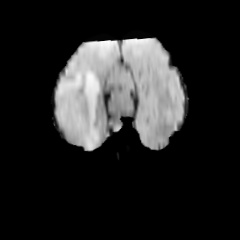
%> input picture Testing/Flair/image-slice055.jpg, 240 x 240 px
$ octave projectCode.m   (GNU Octave 9; MATLAB toolbox functions it lacks are replaced by stand-ins)
%> lines starting %> are read from the running program, lines starting %| are printed output that depends on the picture; in (x1, y1, x2, y2) boxes, pixels count from 0 and x2, y2 are one past the last pixel; in counts of white or black regions, pixels touching at a corner belong together; the program's own positions count from 1
%%
clc;
clear all;
close all;

% Input
[I, path] = uigetfile('*.jpg', 'Select FLAIR image');
%> the answer given: Testing/Flair/image-slice055.jpg
str = strcat(path, I);
s = imread(str);
%> s is the input picture: size 240x240x3 uint8; min 0, max 255, mean 35.9

[I, path] = uigetfile('*.jpg', 'Select T1 image');
%> the answer given: Testing/Flair/image-slice056.jpg
str = strcat(path, I);
s2 = imread(str);
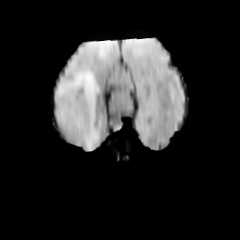
%> input picture Testing/Flair/image-slice056.jpg, 240 x 240 px
%> s2 is the input picture: size 240x240x3 uint8; min 0, max 255, mean 36.1

[I, path] = uigetfile('*.jpg', 'Select T1CE image');
%> the answer given: Testing/Flair/image-slice056.jpg
str = strcat(path, I);
s3 = imread(str);

[I, path] = uigetfile('*.jpg', 'Select T2 image');
%> the answer given: Testing/Flair/image-slice056.jpg
str = strcat(path, I);
s4 = imread(str);

% Filtering
num_iter = 10;
delta_t = 1 / 7;
kappa = 15;
option = 2;
disp('Preprocessing image, please wait...');

inp = imgaussfilt(s, 3); % You can adjust the standard deviation value (2 in this case)
inp = uint8(inp);

inp2 = imgaussfilt(s2, 3);
inp2 = uint8(inp2);

inp3 = imgaussfilt(s3, 3);
inp3 = uint8(inp3);

inp4 = imgaussfilt(s4, 3);
inp4 = uint8(inp4);

inp = imresize(inp, [256, 256]);
%> inp: size 256x256x3 uint8
if size(inp, 3) > 1
    inp = rgb2gray(inp);
%> inp: size 256x256 uint8
end

inp2 = imresize(inp2, [256, 256]);
%> inp2: size 256x256x3 uint8
if size(inp2, 3) > 1
    inp2 = rgb2gray(inp2);
%> inp2: size 256x256 uint8
end

inp3 = imresize(inp3, [256, 256]);
if size(inp3, 3) > 1
    inp3 = rgb2gray(inp3);
end

inp4 = imresize(inp4, [256, 256]);
if size(inp4, 3) > 1
    inp4 = rgb2gray(inp4);
end

figure;
subplot(2, 2, 1);
imshow(inp);
title('Filtered FLAIR Image');

subplot(2, 2, 2);
imshow(inp2);
title('Filtered T1 Image');

subplot(2, 2, 3);
imshow(inp3);
title('Filtered T1CE Image');

subplot(2, 2, 4);
imshow(inp4);
title('Filtered T2 Image');
pause(2);

% Compute the gradient of the filtered images
[gx, gy] = imgradientxy(inp);
gx2 = imgradientxy(inp2);
gy2 = imgradientxy(inp2);
gx3 = imgradientxy(inp3);
gy3 = imgradientxy(inp3);
gx4 = imgradientxy(inp4);
gy4 = imgradientxy(inp4);

% Compute divergence for each image
div_result = compute_divergence(gx, gy);
div_result2 = compute_divergence(gx2, gy2);
%> in compute_divergence (call 2), `div_result = gradient(gx) + gradient(gy);`:
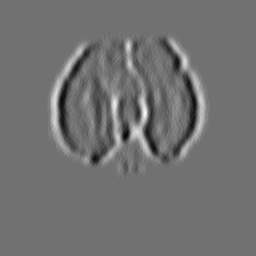
%> div_result: size 256x256 double; min -71, max 88, mean 0; drawn with min black and max white
div_result3 = compute_divergence(gx3, gy3);
div_result4 = compute_divergence(gx4, gy4);

% Update the input images using the computed divergence
inp = double(inp) + delta_t * div_result;
%> inp: size 256x256 double
inp2 = double(inp2) + delta_t * div_result2;
%> inp2: size 256x256 double
inp3 = double(inp3) + delta_t * div_result3;
inp4 = double(inp4) + delta_t * div_result4;


% Display the updated images after divergence update
figure;
subplot(2, 2, 1);
imshow(inp);
title('Filtered FLAIR Image (After Divergence)');

subplot(2, 2, 2);
imshow(inp2);
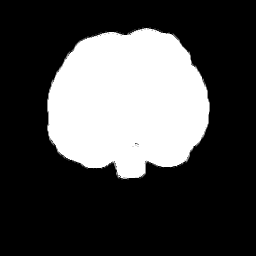
%> displayed picture: size 256x256, on the screen's scale of 0 to 255; min 0, max 255, mean 73.2
title('Filtered T1 Image (After Divergence)');

subplot(2, 2, 3);
imshow(inp3);
title('Filtered T1CE Image (After Divergence)');

subplot(2, 2, 4);
imshow(inp4);
title('Filtered T2 Image (After Divergence)');

%Thresholding
sout = imresize(inp,[256,256]);
t0 = 70;
th = t0 + ((max(inp(:))+ min(inp(:)))./2);
%> th = 188.2
for i=1:1:size(inp,1)
    for j=1:1:size(inp,2)
        if inp(i,j)>th
            sout(i,j)=1;
        else
            sout(i,j)=0;
        end
    end
end
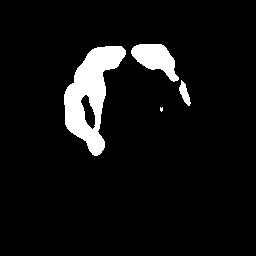
%> sout: size 256x256 double; values 0 (black) and 1 (white), 6.7% white; 4 white regions (1 under 20 px), largest, box (x1, y1, x2, y2) and area: (64, 46, 126, 156) 3235, (131, 44, 179, 82) 992, (179, 80, 191, 106) 153

sout2 = imresize(inp2,[256,256]);
t0=70;
th = t0 + ((max(inp2(:)) + min(inp2(:)))./2);
%> th = 189

for i=1:1:size(inp2,1)
    for j=1:1:size(inp2,2)
        if inp2(i,j)>th
            sout2(i,j)=1;
        else
            sout2(i,j)=0;
        end
    end
end
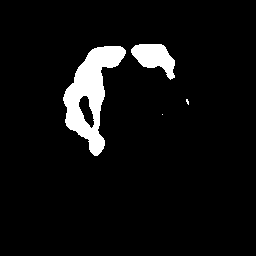
%> sout2: size 256x256 double; values 0 (black) and 1 (white), 6% white; 4 white regions (2 under 20 px), largest, box (x1, y1, x2, y2) and area: (63, 46, 126, 156) 3009, (131, 44, 175, 80) 901

sout3 = imresize(inp3,[256,256]);
t0=70;
th = t0 + ((max(inp3(:)) + min(inp3(:)))./2);

for i=1:1:size(inp3,1)
    for j=1:1:size(inp3,2)
        if inp3(i,j)>th
            sout3(i,j)=1;
         else
            sout3(i,j)=0;
        end
    end
end

sout4 = imresize(inp4,[256,256]);
t0 = 120;
th = t0 + ((max(inp4(:)) + min(inp4(:)))./2);
%> th = 239

for i=1:1:size(inp4,1)
    for j=1:1:size(inp4,2)
        if inp4(i,j)>th
            sout4(i,j)=1;
        else
            sout4(i,j)=0;
        end
    end
end
%> sout4: size 256x256 double; every value is 0

%Morphological Operation
bw = im2bw(sout, 0.7); % Thresholding the image to binary
%> bw: size 256x256 logical; 6.7% white; 4 white regions (1 under 20 px)
label = bwlabel(bw); % Label connected components
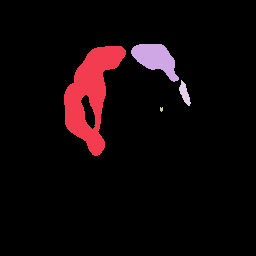
%> label: size 256x256 double; 5 distinct labels, from 0 to 4; one colour per label, 0 black
stats=regionprops(label,'Solidity', 'Area', 'BoundingBox');
%> stats = 4 regions; box (x1, y1, x2, y2), Area and Solidity: (64, 46, 126, 156) 3235 0.716, (131, 44, 179, 82) 992 0.888, (179, 80, 191, 106) 153 0.884, (160, 107, 163, 112) 12 0.923
density = (stats.Solidity);
%> density = 0.716
area = (stats.Area);
%> area = 3235
high_dense_area = density > 0.5;
%> high_dense_area = true
max_area = max(area(high_dense_area));
%> max_area = 3235
tumor_label = find(area==max_area);
%> tumor_label = 1
tumor = ismember(label, tumor_label);
%> tumor: size 256x256 logical; 4.9% white; 1 white region, box (x1, y1, x2, y2) and area: (64, 46, 126, 156) 3235
if max_area>100
    figure;
    imshow(tumor)
    title('Tumor Alone', 'FontSize', 20);
else
    h = msgbox('No Tumor!!', 'status');
    return;
end

bw2 = im2bw(sout2, 0.7);
%> bw2: size 256x256 logical; 6% white; 4 white regions (2 under 20 px)
label2 = bwlabel(bw2);
%> label2: size 256x256 double; 5 distinct labels, from 0 to 4
stats2 = regionprops(label2, 'Solidity', 'Area', 'BoundingBox');
%> stats2 = 4 regions; box (x1, y1, x2, y2), Area and Solidity: (63, 46, 126, 156) 3009 0.678, (131, 44, 175, 80) 901 0.86, (186, 99, 189, 105) 12 0.857, (162, 114, 163, 115) 1 1
density2 = (stats.Solidity);
%> density2 = 0.716
area2 = (stats2.Area);
%> area2 = 3009
high_dense_area2 = density2 > 0.5;
%> high_dense_area2 = true
max_area2 = max(area2(high_dense_area2));
%> max_area2 = 3009
tumor_label2 = find(area2==max_area2);
%> tumor_label2 = 1
tumor2 = ismember(label2, tumor_label2);
%> tumor2: size 256x256 logical; 4.6% white; 1 white region
if max_area>100
    figure;
    imshow(tumor2)
    title('Tumor Alone', 'FontSize', 20);
else
    h = msgbox('No Tumor!!', 'status');
    return;
end

bw3 = im2bw(sout3, 0.7);
label3 = bwlabel(bw3);
stats3 = regionprops(label3, 'Solidity','Area','BoundingBox');
%> stats3 has the same summary as stats2
density3 = [stats3.Solidity];
%> density3 = [0.678 0.86 1 0.857]
area3 = [stats3.Area];
%> area3 = [3009 901 1 12]
high_dense_area3 = density3 > 0.5;
%> high_dense_area3 = [true true true true]
max_area3 = max(area3(high_dense_area3));
%> max_area3 = 3009
tumor_label3 = find(area3==max_area3);
%> tumor_label3 = 1
tumor3 = ismember(label3, tumor_label3);

se = strel('square', 5);
tumor3 = imdilate(tumor3, se);
%> tumor3: size 256x256 logical; 6% white; 1 white region, box (x1, y1, x2, y2) and area: (61, 44, 128, 158) 3939


if max_area>100
    figure;
    imshow(tumor3)
    title('Tumor Alone', 'FontSize', 20);
else
    h = msgbox('No Tumor!!', 'status');
    return;
end

bw4 = im2bw(sout4, 0.7);
%> bw4: size 256x256 logical; every value is 0
label4 = bwlabel(bw4);
stats4 = regionprops(label4, 'Solidity', 'Area', 'BoundingBox');
%> stats4 = 0 regions
density4 = [stats4.Solidity];
%> density4 = []
area4 = [stats4.Area];
%> area4 = []
high_dense_area4 = density4 > 0.5;
%> high_dense_area4 = []
max_area4 = max(area4(high_dense_area4));
%> max_area4 = []
tumor_label4 = find(area4==max_area4);
%> tumor_label4 = []
tumor4 = ismember(label4, tumor_label4);

output = (double(tumor) + double(tumor2) + double(tumor3) + double(tumor4))/4;
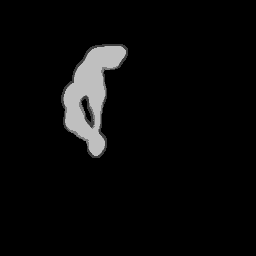
%> output: size 256x256 double; min 0, max 0.75, mean 0.0388
imshow(output)
title('SEGMENTED IMAGE','FontSize', 20);

display All
figure
subplot(231);imshow(s);title('FLAIR IMAGE', 'FontSize', 14);
subplot(232);imshow(s2);title('T1 IMAGE', 'FontSize', 14);
subplot(233);imshow(s3);title('T1CE IMAGE', 'FontSize', 14);
subplot(234);imshow(s4);title('T2 IMAGE', 'FontSize', 14);
subplot(235); imshow(output); title('OUTPUT IMAGE', 'FontSize', 14);

% Function to compute divergence
function div_result = compute_divergence(gx, gy)
    div_result = gradient(gx) + gradient(gy);
end
